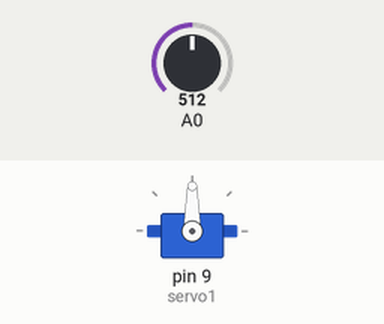
Simulated run of this sketch. Board: Arduino Uno, built with avr-gcc and run on an emulated ATmega328P. Parts: servo. Inputs (shaded band) come from the test bench; at power-on: A0 = 512. What the sketch prints to the serial monitor is not drawn.

Above: at 1.2 s.
1.3 s: A0 set to 495
At 2.47 s:
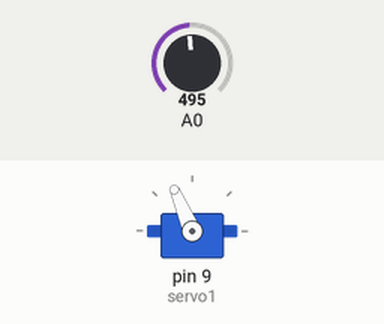
At 3.38 s:
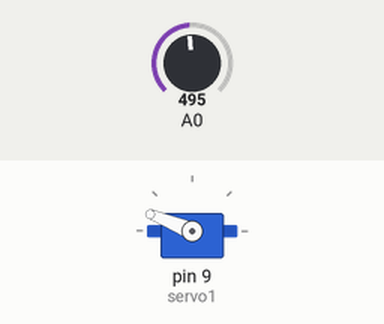
4.8 s: A0 set to 716
7.3 s: A0 set to 511
At 8.58 s:
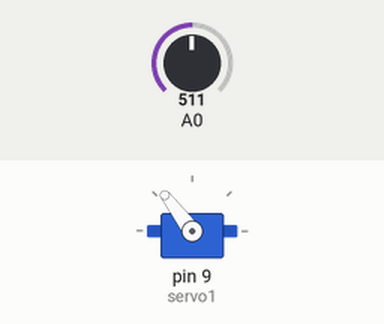
Timing chart, 0 to 17.1 s (numbered marks = the images above; inputs shaded):
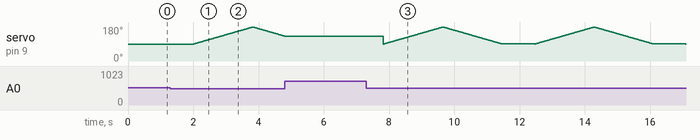

The sketch:

sketch_servo_foto.ino
```cpp
#include <Servo.h>
Servo servo1; //oggetto servo
int lr = 350; // variabile di riferimento dichiarata qui come globale così poi può essere utilizzata in tutto il codice
int t=90; //rotazione costante
// attualmente non prevedo il cambiamento di luminosità che può avvenire in caso di avvicinamento della notte
// sarebbe utile aggiungere una nuova variabile temporanea per la ricerca che completate entrambe le ricerce a vuoto
// fa una nuova ricerca per cercare il valore di luminosità più alto e la relativa posizione per poi andare a piazzarsi
// li una volta completata questa ricerca

void setup() {
  // put your setup code here, to run once:
  servo1.attach(9); //serve per configurare la porta (PWM) a cui è collegato il servo.
  servo1.write(t); // fisso la prima rotazione all'angolo standard
  Serial.begin(9600); //tempo di lettura simboli per microsecond
  lr = analogRead(A0); //inizializzazione ad un valore standard della variabile di riferimento
}

void loop() {
  // put your main code here, to run repeatedly:
  int l,i;
  l = analogRead(A0);
  Serial.print("Luminosità: ");
  Serial.print(l); // prima stampa i valori rilevati
  servo1.write(t); // mantengo la rotazione o al valore standard o al nuovo assegnato durante la ricerca
  if (l < lr) { // se il valore rilevato è sotto lo standard vuol dire che il pannello è in ombra
    for(i=90; l < lr && i < 180; i++){ // effettua una rotazione prima in un senso alla ricerca di un valore che indichi luce
      servo1.write(i); // indica l'ampiezza di rotazione
      l=analogRead(A0);
      delay(20);
    }
    t=i; // assegnazione al valore standard della nuova posizione
    if(i==180 && l<lr){ // se è arrivato alla fine della prima rotazione senza trovare niente allora deve fare il secondo giro
      for(i=180; l < lr && i>90; i--){ // seconda rotazione ma in senso opposto
        servo1.write(i);
        l=analogRead(A0);
        delay(20);
      }
      t=i; //assegnazione al valore standard della nuova posizione
    }
  }
  delay(1000);
}
```

Measured:
- the behaviour switches between 512 and 511 on A0 (found by bisection; images 0 and 1)
- after the input at 1.3 s, servo on pin 9 (servo1): rises from 90° to 180° in 1.8 s, then falls to 132° in 0.97 s
